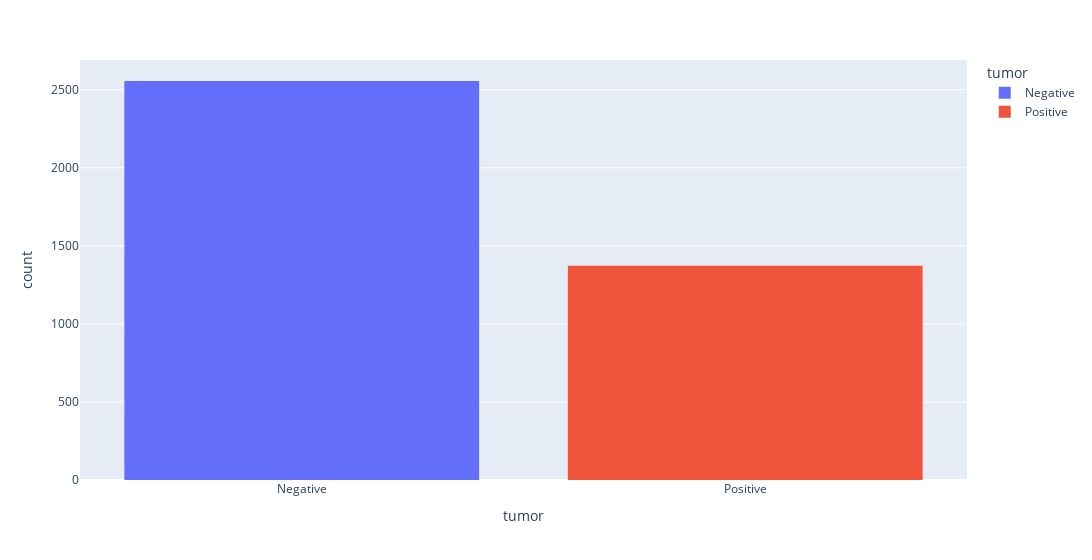

Notebook code cell kept with this figure:
### Code cell
px.histogram(data_frame=medical_df,
             x='tumor',
             color='tumor',
             width=1200)

### Figure 1 — Plotly figure (JSON) as saved in the notebook; plotly's stock layout.template omitted (floating-point values rounded to 4 significant figures; data arrays with more than 128 entries replaced by an {"elided": "..."} marker saying what was removed)
{"data": [{"alignmentgroup": "True", "bingroup": "x", "hovertemplate": "tumor=%{x}<br>count=%{y}<extra></extra>", "legendgroup": "Negative", "marker": {"color": "#636efa", "pattern": {"shape": ""}}, "name": "Negative", "offsetgroup": "Negative", "orientation": "v", "showlegend": true, "type": "histogram", "x": {"elided": "2556 str values"}, "xaxis": "x", "yaxis": "y"}, {"alignmentgroup": "True", "bingroup": "x", "hovertemplate": "tumor=%{x}<br>count=%{y}<extra></extra>", "legendgroup": "Positive", "marker": {"color": "#EF553B", "pattern": {"shape": ""}}, "name": "Positive", "offsetgroup": "Positive", "orientation": "v", "showlegend": true, "type": "histogram", "x": {"elided": "1373 str values"}, "xaxis": "x", "yaxis": "y"}], "layout": {"barmode": "relative", "legend": {"title": {"text": "tumor"}, "tracegroupgap": 0}, "margin": {"t": 60}, "width": 1200, "xaxis": {"anchor": "y", "categoryarray": ["Negative", "Positive"], "categoryorder": "array", "domain": [0, 1], "title": {"text": "tumor"}}, "yaxis": {"anchor": "x", "domain": [0, 1], "title": {"text": "count"}}}}
